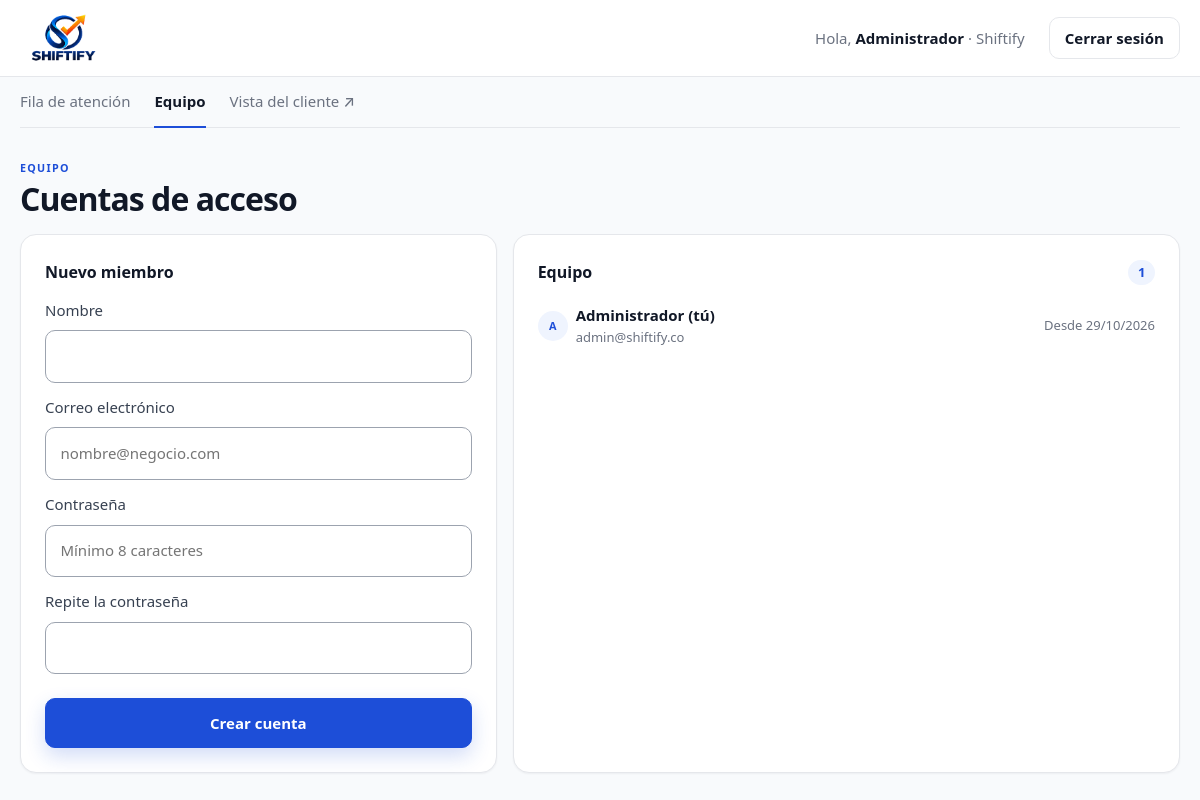
/usuarios.php (signed in), run on the app's committed database.
### tables this page shows
CREATE TABLE IF NOT EXISTS usuarios (
    id         INT AUTO_INCREMENT PRIMARY KEY,
    empresa_id INT NOT NULL,
    nombre     VARCHAR(100) NOT NULL,
    correo     VARCHAR(150) NOT NULL UNIQUE,
    contrasena VARCHAR(255) NOT NULL,
    creado     TIMESTAMP DEFAULT CURRENT_TIMESTAMP,
    FOREIGN KEY (empresa_id) REFERENCES empresas (id)
);

### includes/sesion.php (called while the page is built, shortened)
<?php
$empresaId = (int) $_SESSION["empresa_id"];

### includes/funciones.php (called while the page is built, shortened)
<?php
function iniciales(string $nombre): string
{
    $partes = preg_split("/\s+/", trim($nombre));
    $letras = "";
    foreach (array_slice($partes, 0, 2) as $parte) {
        $letras .= mb_strtoupper(mb_substr($parte, 0, 1));
    }
    return $letras;
}
function consultar(mysqli $conexion, string $sql, string $tipos, ...$valores): mysqli_result|false
{
    $stmt = $conexion->prepare($sql);
    $stmt->bind_param($tipos, ...$valores);
    $stmt->execute();
    $resultado = $stmt->get_result();
    return $resultado;
}

### usuarios.php (the view, shortened to what this page needs)
<?php
require "includes/sesion.php";
require "includes/conexion.php";
require "includes/funciones.php";
$nombre = "";
$correo = "";
$equipo = consultar($conexion, "SELECT id, nombre, correo, DATE_FORMAT(creado, '%d/%m/%Y') AS alta FROM usuarios WHERE empresa_id = ? ORDER BY nombre", "i", $empresaId)->fetch_all(MYSQLI_ASSOC);
?>
<!doctype html>
<html lang="es">
<head>
  <link rel="stylesheet" href="assets/css/tokens.css?v=6">
  <link rel="stylesheet" href="assets/css/styles.css?v=6">
</head>
<body class="pagina-panel">
  <?php require "includes/barra.php"; ?>
  <main class="contenedor app" id="contenido">
    <div class="app-cabecera">
      <p class="sobrelinea">Equipo</p>
      <h1>Cuentas de acceso</h1>
    </div>
    <div class="app-columnas">
      <section class="app-tarjeta" aria-labelledby="nuevo-titulo">
        <h2 id="nuevo-titulo">Nuevo miembro</h2>
        <form class="app-formulario app-formulario--apilado" action="usuarios.php" method="POST">
          <label for="nombre">Nombre</label>
          <input id="nombre" name="nombre" type="text" maxlength="100" autocomplete="off" value="<?= htmlspecialchars($nombre) ?>" required>
          <label for="correo">Correo electrónico</label>
          <input id="correo" name="correo" type="email" maxlength="150" autocomplete="off" placeholder="nombre@negocio.com" value="<?= htmlspecialchars($correo) ?>" required>
          <label for="contrasena">Contraseña</label>
          <input id="contrasena" name="contrasena" type="password" minlength="8" autocomplete="new-password" placeholder="Mínimo 8 caracteres" required>
          <label for="confirmar">Repite la contraseña</label>
          <input id="confirmar" name="confirmar" type="password" minlength="8" autocomplete="new-password" required>
          <button class="boton" type="submit">Crear cuenta</button>
        </form>
      </section>
      <section class="app-tarjeta" aria-labelledby="equipo-titulo">
        <div class="app-tarjeta__titulo">
          <h2 id="equipo-titulo">Equipo</h2>
          <span class="app-contador"><?= count($equipo) ?></span>
        </div>
        <ul class="app-fila">
          <?php foreach ($equipo as $miembro): ?>
            <li class="app-miembro">
              <span class="app-turno__persona">
                <i aria-hidden="true"><?= htmlspecialchars(iniciales($miembro["nombre"])) ?></i>
                <span>
                  <strong><?= htmlspecialchars($miembro["nombre"]) ?><?= $miembro["id"] == $_SESSION["usuario_id"] ? " (tú)" : "" ?></strong>
                  <small><?= htmlspecialchars($miembro["correo"]) ?></small>
                </span>
              </span>
              <span class="app-turno__tiempo">Desde <?= $miembro["alta"] ?></span>
            </li>
          <?php endforeach; ?>
        </ul>
      </section>
    </div>
  </main>
</body>
</html>

### assets/css/tokens.css (style rules this page uses)
:root { --azul-oscuro: #0F172A; --azul-principal: #1D4ED8; --azul-claro: #93C5FD; --ambar: #F59E0B; --gris-oscuro: #374151; --gris-medio: #9CA3AF; --gris-claro: #E5E7EB; --fondo: #F8FAFC; --blanco: #FFFFFF; --texto-principal: #111827; --texto-secundario: #6B7280; --positivo: #16A34A; --negativo: #DC2626; --positivo-texto: #15803D; --superficie-base: var(--fondo); --superficie-elevada: var(--blanco); --superficie-oscura: var(--azul-oscuro); --contenido-fuerte: var(--texto-principal); --contenido-medio: var(--gris-oscuro); --contenido-suave: var(--texto-secundario); --contenido-inverso: var(--blanco); --contenido-inverso-suave: var(--gris-medio); --borde: var(--gris-claro); --borde-fuerte: var(--gris-medio); --borde-inverso: rgba(255, 255, 255, 0.12); --dato-positivo: var(--positivo-texto); --dato-negativo: var(--negativo); --acento: var(--azul-principal); --acento-hover: #1741B6; --acento-suave: #EFF4FE; --acento-inverso: var(--azul-claro); --acento-calido: var(--ambar); --fuente-base: system-ui, -apple-system, "Segoe UI", Roboto, "Helvetica Neue", Arial, sans-serif; --texto-xs: 0.8125rem; --texto-sm: 0.9375rem; --texto-md: 1rem; --texto-lg: clamp(1.0625rem, 0.4vw + 1rem, 1.1875rem); --texto-xl: clamp(1.25rem, 0.6vw + 1.1rem, 1.5rem); --texto-2xl: clamp(1.5rem, 1.4vw + 1.2rem, 2rem); --texto-3xl: clamp(2rem, 3.2vw + 1.2rem, 3.25rem); --peso-medio: 500; --peso-semi: 600; --peso-fuerte: 700; --alto-linea-titulo: 1.15; --alto-linea-texto: 1.65; --medida-lectura: 65ch; --e-1: 0.25rem; --e-2: 0.5rem; --e-3: 0.75rem; --e-4: 1rem; --e-5: 1.5rem; --e-6: 2rem; --e-7: 3rem; --e-8: 4rem; --e-9: 6rem; --ritmo-seccion: clamp(3.5rem, 8vw, 6rem); --radio-sm: 6px; --radio-md: 10px; --radio-lg: 16px; --radio-full: 999px; --sombra-sm: 0 1px 2px rgba(15, 23, 42, 0.05); --sombra-md: 0 4px 12px rgba(15, 23, 42, 0.06); --sombra-lg: 0 16px 40px rgba(15, 23, 42, 0.10); --ancho-contenido: 1120px; --relleno-lateral: clamp(1rem, 4vw, 2rem); --transicion: 160ms ease; }

### data on the page
usuarios: nombre "A", nombre "Administrador", shows "(tú)", correo "admin@shiftify.co", alta "29/10/2026"

### other printed values
$_SESSION["usuario_nombre"] "Administrador"
$_SESSION["empresa_nombre"] "Shiftify"
$texto "Fila de atención"
$texto "Equipo"
count($equipo) "1"
